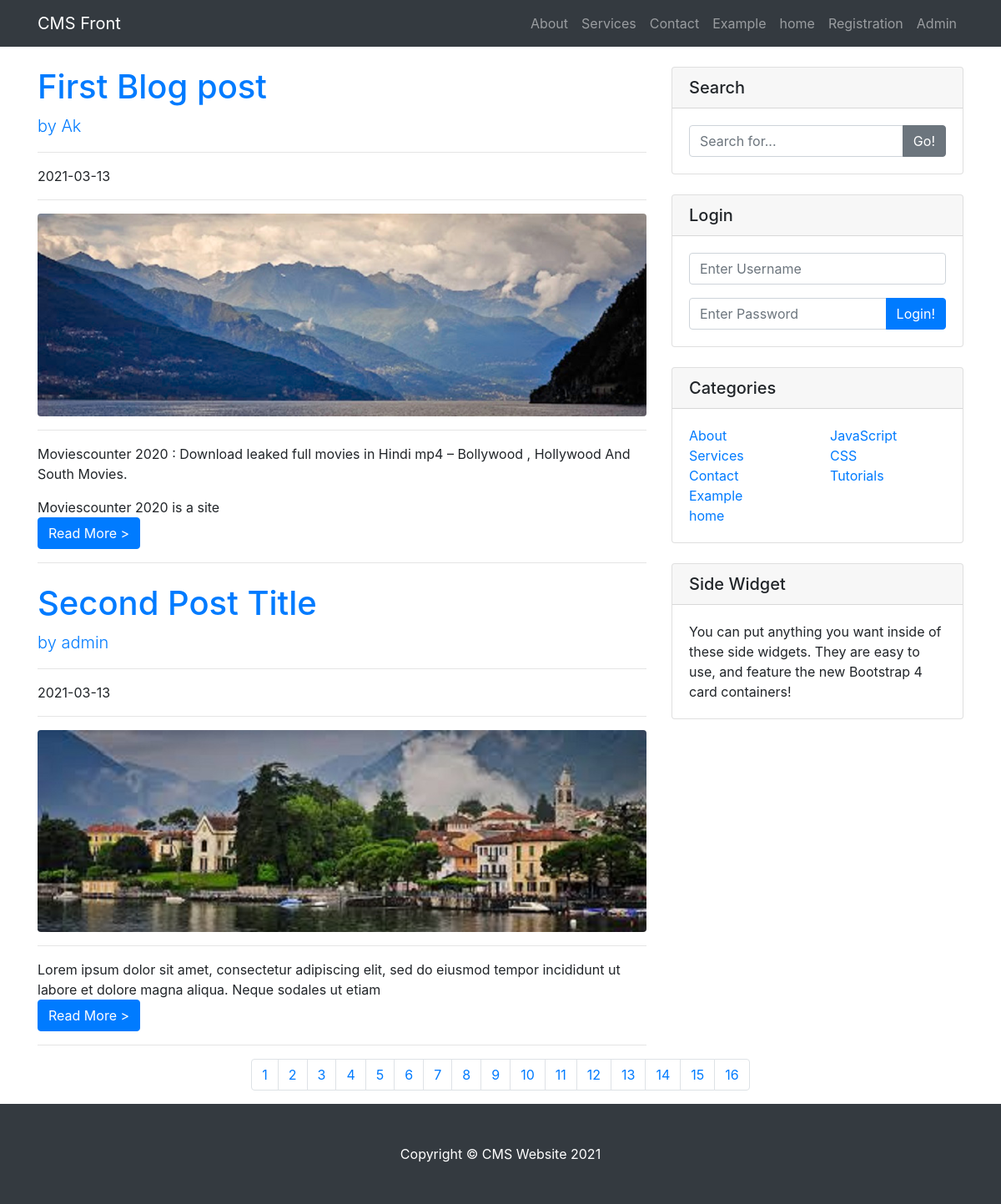
The page / on the database its author committed.
### tables this page shows
CREATE TABLE `categories` (
  `cat_id` int(11) NOT NULL,
  `cat_title` varchar(255) NOT NULL
);

CREATE TABLE `posts` (
  `post_id` int(11) NOT NULL,
  `post_category_id` int(11) NOT NULL,
  `post_title` varchar(255) NOT NULL,
  `post_author` varchar(255) NOT NULL,
  `post_date` date NOT NULL,
  `post_image` text NOT NULL,
  `post_content` text NOT NULL,
  `post_tags` varchar(255) NOT NULL,
  `post_comment_count` int(11) NOT NULL,
  `post_status` varchar(255) NOT NULL DEFAULT 'draft',
  `post_views_count` int(11) NOT NULL
);

### index.php (the view, shortened to what this page needs)
<?php include "includes/db.php"; ?>
<?php include "includes/header.php"; ?>
<?php include "includes/navigations.php"; ?>
  <div class="container">
    <div class="row">
      <div class="col-lg-8">
          <?php
            $per_page = 2;
          if(isset($_GET['page'])) {
            $page = $_GET['page'];
          } else {
            $page = "";
          }
          if($page == "" || $page == 1) {
            $page_1 = 0;
          } else {
            $page_1 = ($page * $per_page) - $per_page;
          }
          $post_query_count = "SELECT * FROM posts";
          $find_count = mysqli_query($connection, $post_query_count);
          $count = mysqli_num_rows($find_count);
          $count = ceil($count /$per_page);
            $query = "SELECT * FROM posts LIMIT $page_1, $per_page";
            $select_all_posts_query = mysqli_query($connection, $query);
            while ($row = mysqli_fetch_assoc($select_all_posts_query)) {
              $post_id = $row['post_id'];
              $post_title = $row['post_title'];
              $post_author = $row['post_author'];
              $post_date = $row['post_date'];
              $post_image = $row['post_image'];
              $post_content = substr($row['post_content'],0,150);
              $post_status = $row['post_status'];
              if($post_status == 'published') {
?>
        <h1 class="mt-4"> <a href="post.php?p_id=<?php echo $post_id; ?>"> <?php echo $post_title ?>  </h1>
        <p class="lead">
          by
          <a href="author_posts.php?author=<?php echo $post_author ?>&p_id=<?php echo $post_id ?>">  <?php echo $post_author ?> </a>
        </p>
        <hr>
        <p><?php echo $post_date ?> </p>
        <hr>
        <a href="post.php?p_id=<?php echo $post_id; ?>">
        <img class="img-fluid rounded" src="images/<?php echo $post_image ?>" alt="">
                </a>
        <hr>
              <?php echo $post_content ?>
                <br>
        <a href="post.php?p_id=<?php echo $post_id; ?>" class="btn btn-primary">Read More > </a>
        <hr>
        <?php
            }   }
          ?>
      </div>
      <?php include "includes/sidebar.php"; ?>
      <ul class="pagination justify-content-center">
            <?php
              for($i = 1; $i <= $count; $i++) {
                if($i == $page) {
                echo "<li class='page-item'><a class='page-link active_link' href='index.php?page={$i}'>{$i}</a></li>";
                } else {
                echo "<li class='page-item'><a class='page-link' href='index.php?page={$i}'>{$i}</a></li>";
                }
              }
            ?>
      </ul>
  <footer class="py-5 bg-dark">
    <div class="container">
      <p class="m-0 text-center text-white">Copyright &copy; CMS Website 2021</p>
    </div>
  </footer>
</body>
</html>

### includes/navigations.php (shortened to what this page needs)
<nav class="navbar navbar-expand-lg navbar-dark bg-dark fixed-top">
    <div class="container">
      <a class="navbar-brand" href="./index.php">CMS Front</a>
      <div class="collapse navbar-collapse" id="navbarResponsive">
        <ul class="navbar-nav ml-auto">
        <?php
          $query = "SELECT * FROM categories";
          $select_all_categories_query = mysqli_query($connection, $query);
          while($row = mysqli_fetch_assoc($select_all_categories_query)) {
            $cat_title = $row['cat_title'];
            $cat_id = $row['cat_id'];
            echo "<li class='nav-item'> <a class='nav-link' href='category.php?category=$cat_id'> {$cat_title} </a> </li>";
          }
        ?>
            <li class="nav-item">
            <a class="nav-link" href="registration.php">Registration</a>
            <li class="nav-item">
            <a class="nav-link" href="admin">Admin</a>
        </ul>
      </div>
    </div>
  </nav>

### includes/sidebar.php
    <div class="col-md-4">
      <div class="card my-4">
        <h5 class="card-header">Search</h5>
        <div class="card-body">
        <form action="search.php" method="post">
          <div class="input-group">
            <input name="search" type="text" class="form-control" placeholder="Search for...">
            <span class="input-group-append">
              <button class="btn btn-secondary" name="submit" type="submit">Go!</button>
            </span>
          </div>
          </form>
        </div>
      </div>
      <div class="card my-4">
        <h5 class="card-header">Login</h5>
        <div class="card-body">
        <form action="includes/login.php" method="post">
          <div class="form-group">
            <input name="username" type="text" class="form-control" placeholder="Enter Username">
            </div>
          <div class="input-group">
            <input name="password" type="password" class="form-control" placeholder="Enter Password">
            <span class="input-group-append">
              <button class="btn btn-primary" name="login" type="submit">Login!</button>
            </span>
          </div>
          </form>
        </div>
      </div>
      <div class="card my-4">
        <?php
        $query = "SELECT * FROM categories";
        $select_categories_sidebar = mysqli_query($connection, $query);
        ?>
        <h5 class="card-header">Categories</h5>
        <div class="card-body">
          <div class="row">
            <div class="col-lg-6">
              <ul class="list-unstyled mb-0">
                  <?php
                  while($row = mysqli_fetch_assoc($select_categories_sidebar)) {
                    $cat_title = $row['cat_title'];
                    $cat_id = $row['cat_id'];
                    echo "<li class='nav-item'> <a  href='category.php?category=$cat_id'> {$cat_title} </a> </li>";
                    }
                  ?>
              </ul>
            </div>
            <div class="col-lg-6">
              <ul class="list-unstyled mb-0">
                <li>
                  <a href="#">JavaScript</a>
                </li>
                <li>
                  <a href="#">CSS</a>
                </li>
                <li>
                  <a href="#">Tutorials</a>
                </li>
              </ul>
            </div>
          </div>
        </div>
      </div>
                    <?php include "widget.php"; ?>
    </div>
  </div>
</div>

### css/blog-post.css (style rules this page uses)
body { padding-top: 56px; }

### rows shown on the page
categories: cat_title "About"
categories: cat_title "Services"
categories: cat_title "Contact"
categories: cat_title "Example"
categories: cat_title "home"
posts: post_title "First Blog post", post_author "Ak", post_date "2021-03-13", post_image (picture), post_content "Moviescounter 2020 : Download leaked full movies in Hindi mp4 – Bollywood , Hollywood And South Movies. Moviescounter 2020 is a site"
posts: post_title "Second Post Title", post_author "admin", post_date "2021-03-13", post_image (picture), post_content "Lorem ipsum dolor sit amet, consectetur adipiscing elit, sed do eiusmod tempor incididunt ut labore et dolore magna aliqua. Neque sodales ut etiam"
